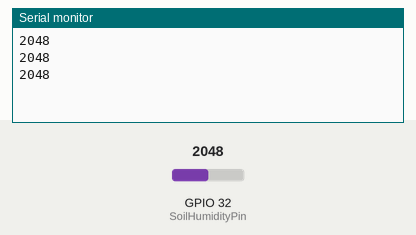
Recording of a sketch running on a simulated ESP32. Parts: the last lines printed to the serial monitor. Inputs (shaded band) come from the test bench; at power-on: GPIO 32 (SoilHumidityPin) = 2048.

Above: at 1.3 s.
1.4 s: GPIO 32 (SoilHumidityPin) set to 2866
At 1.9 s:
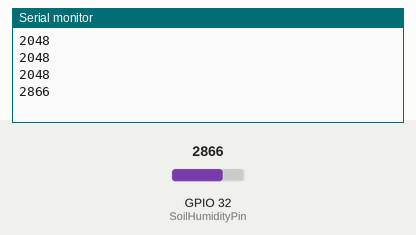
2.9 s: GPIO 32 (SoilHumidityPin) set to 3603
At 3.4 s:
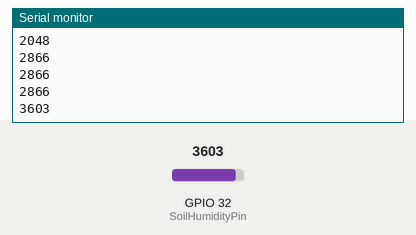
Timing chart, 0 to 5.9 s (numbered marks = the images above; inputs shaded):
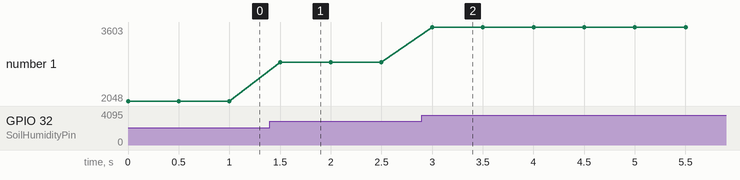

Measured:
- after the input at 1.4 s, the serial monitor: prints a new line after 0.10 s (image 1)
- after the input at 2.9 s, the serial monitor: prints a new line after 0.10 s (image 2)
- plotted number 1: 2048 → 2866 after the input at 1.4 s, 2866 → 3603 after the input at 2.9 s

The sketch:

8.1Soil-Humidity-Sensor.ino
```cpp
#define SoilHumidityPin 32

void setup() {
  Serial.begin(9600);
  pinMode(SoilHumidityPin,INPUT);
}

void loop() {
  //Define a variable as the value of soil humidity sensor
  int ReadValue = analogRead(SoilHumidityPin);
  Serial.println(ReadValue);
  delay(500);
}
```
